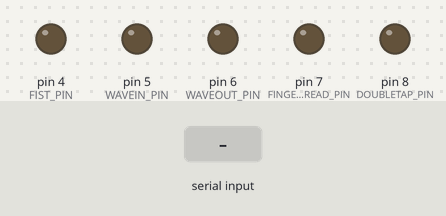
Simulated run of this sketch. Board: Arduino Uno, built with avr-gcc and run on an emulated ATmega328P. Parts: output pins drawn as LEDs (lit = HIGH). Inputs (shaded band) come from the test bench.

Above: at 1.2 s.
1.3 s: "fist" received over Serial
At 2.3 s:
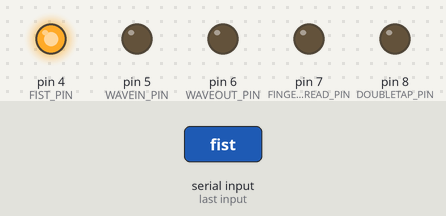
2.8 s: "waveIn" received over Serial
At 3.8 s:
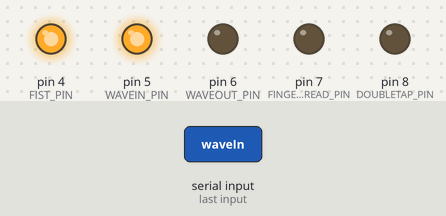
4.3 s: "waveOut" received over Serial
At 5.3 s:
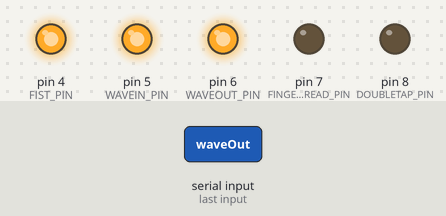
5.8 s: "fingersSpread" received over Serial
At 7.0 s:
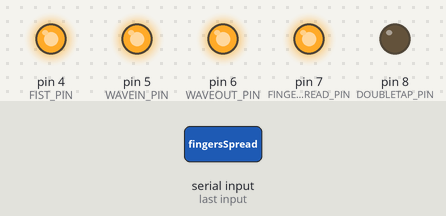
7.3 s: "doubleTap" received over Serial
At 8.5 s:
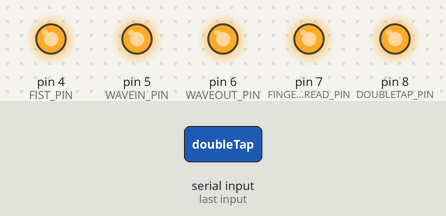
8.8 s: "rest" received over Serial
At 10.3 s:
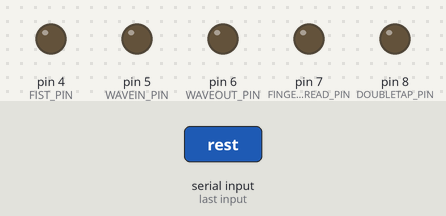
Timing chart, 0 to 11.3 s (numbered marks = the images above; inputs shaded):
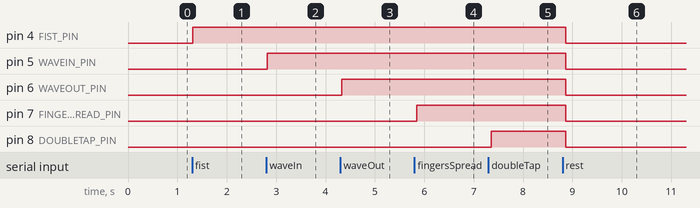

Measured:
- after the input at 1.3 s, pin 4 (FIST_PIN): LOW → HIGH at once
- after the input at 2.8 s, pin 5 (WAVEIN_PIN): LOW → HIGH at once
- after the input at 4.3 s, pin 6 (WAVEOUT_PIN): LOW → HIGH at once
- after the input at 5.8 s, pin 7 (FINGERSSPREAD_PIN): LOW → HIGH after 0.05 s
- after the input at 7.3 s, pin 8 (DOUBLETAP_PIN): LOW → HIGH after 0.06 s
- after the input at 8.8 s, pin 4 (FIST_PIN), pin 5 (WAVEIN_PIN), pin 6 (WAVEOUT_PIN), pin 7 (FINGERSSPREAD_PIN), pin 8 (DOUBLETAP_PIN): HIGH → LOW after 0.07 s

The sketch:

SimpleOutputFromPoses.ino
```cpp
#include <MyoController.h>

#define FIST_PIN 4
#define WAVEIN_PIN 5
#define WAVEOUT_PIN 6
#define FINGERSSPREAD_PIN 7
#define DOUBLETAP_PIN 8

MyoController myo = MyoController();

void setup() {

  pinMode(FIST_PIN, OUTPUT);
  pinMode(WAVEIN_PIN, OUTPUT);
  pinMode(WAVEOUT_PIN, OUTPUT);
  pinMode(FINGERSSPREAD_PIN, OUTPUT);
  pinMode(DOUBLETAP_PIN, OUTPUT);

  myo.initMyo();
}

void loop()
{
   //Serial.println("HI");
   myo.updatePose();
   switch ( myo.getCurrentPose() ) {
    case rest:
      digitalWrite(FIST_PIN,LOW);
      digitalWrite(WAVEIN_PIN,LOW);
      digitalWrite(WAVEOUT_PIN,LOW);
      digitalWrite(FINGERSSPREAD_PIN,LOW);
      digitalWrite(DOUBLETAP_PIN,LOW);
      break;
    case fist:
      digitalWrite(FIST_PIN,HIGH);
      break;
    case waveIn:
      digitalWrite(WAVEIN_PIN,HIGH);
      break;
    case waveOut:
      digitalWrite(WAVEOUT_PIN,HIGH);
      break;
    case fingersSpread:
      digitalWrite(FINGERSSPREAD_PIN,HIGH);
      break;
    case doubleTap:
      digitalWrite(DOUBLETAP_PIN,HIGH);
      break;
   }
   delay(100);
}
```

MyoController.cpp
```cpp
#include "MyoController.h"
/**
 * @brief Constructor - Instantiates MyoController object
 */
MyoController::MyoController()
{
	msgChar=String("");
}

/**
 * @brief Destructor
 */
MyoController::~MyoController()
{

}
bool MyoController::initMyo(){
	Serial.begin(9600);
	return true;
}

bool MyoController::updatePose(){
	if (Serial.available())
	{
		storageStr = String("");
		while(Serial.available())
		{
			storageStr = storageStr + char(Serial.read());
			delay(1);
		}

		msgChar = storageStr;
		//Serial.print(msgChar);

	}

	if(msgChar.indexOf("rest")>=0)
	{
		current_pose_=rest;
	}
	else if (msgChar.indexOf("fist")>=0)
	{
		current_pose_=fist;
	}
	else if (msgChar.indexOf("waveIn")>=0)
	{
		current_pose_=waveIn;
	}
	else if (msgChar.indexOf("waveOut")>=0)
	{
		current_pose_=waveOut;
	}
	else if (msgChar.indexOf("fingersSpread")>=0)
	{
		current_pose_=fingersSpread;
	}
	else if (msgChar.indexOf("doubleTap")>=0)
	{
		current_pose_=doubleTap;
	}
	else
	{
		current_pose_=unknown;
	}
}
Poses MyoController::getCurrentPose(){
	return current_pose_;
}
```

MyoController.h
```cpp
#ifndef MyoController_H
#define MyoController_H

#include "Arduino.h"

#define DEBUG	0

enum Poses{
	rest,
	fist,
	waveIn,
	waveOut,
	fingersSpread,
	doubleTap,
	unknown
};

class MyoController {
public:

    /* Initialization methods */
    MyoController();
    ~MyoController();
    bool initMyo();
    bool updatePose();
    Poses getCurrentPose();
private:
	Poses current_pose_;
	String storageStr;
	String msgChar;
};

#endif
```
